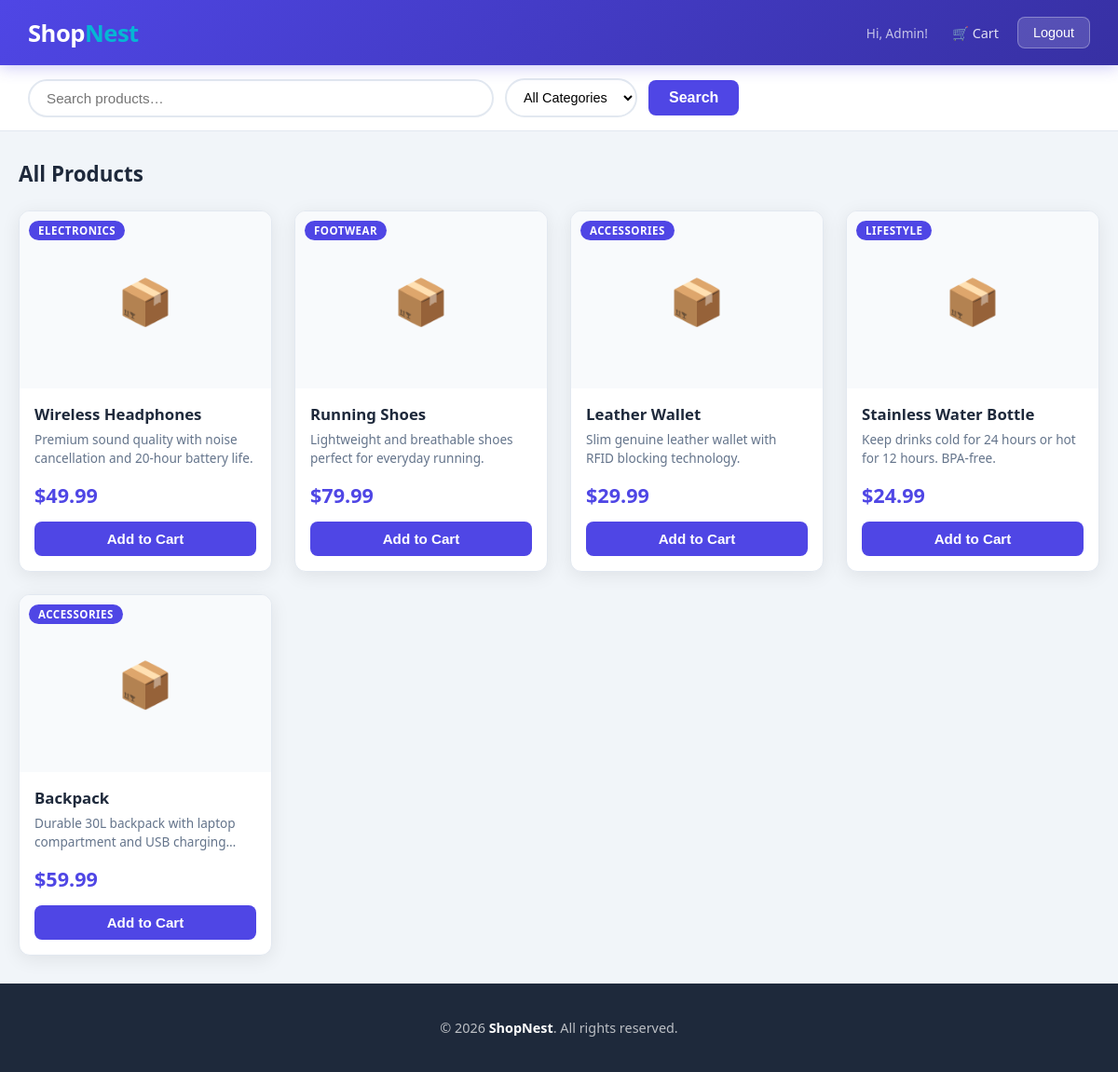
The page / (signed in) on the database its author committed.
### tables this page shows
CREATE TABLE IF NOT EXISTS users (
    id INT AUTO_INCREMENT PRIMARY KEY,
    username VARCHAR(100) NOT NULL,
    email VARCHAR(150) NOT NULL UNIQUE,
    password VARCHAR(255) NOT NULL,
    role ENUM('user', 'admin') DEFAULT 'user',
    created_at TIMESTAMP DEFAULT CURRENT_TIMESTAMP
);

CREATE TABLE IF NOT EXISTS products (
    id INT AUTO_INCREMENT PRIMARY KEY,
    name VARCHAR(200) NOT NULL,
    price DECIMAL(10,2) NOT NULL,
    description TEXT,
    category VARCHAR(100) DEFAULT 'General',
    image VARCHAR(255),
    created_at TIMESTAMP DEFAULT CURRENT_TIMESTAMP
);

### index.php (the view, shortened to what this page needs)
<?php
include 'includes/db.php';
$search = isset($_GET['search']) ? trim($_GET['search']) : '';
$category = isset($_GET['category']) ? trim($_GET['category']) : '';
$sql = "SELECT * FROM products WHERE 1=1";
$params = [];
$sql .= " ORDER BY created_at DESC";
$stmt = $conn->prepare($sql);
$stmt->execute($params);
$products = $stmt->fetchAll();
$cstmt = $conn->prepare("SELECT SUM(quantity) FROM cart WHERE user_id = ?");
$cstmt->execute([$_SESSION['user_id']]);
$cartCount = (int)$cstmt->fetchColumn();
$ustmt = $conn->prepare("SELECT username FROM users WHERE id = ?");
$ustmt->execute([$_SESSION['user_id']]);
$currentUser = $ustmt->fetchColumn();
?>
<!DOCTYPE html>
<html lang="en">
<head>
    <link rel="stylesheet" href="css/style.css">
</head>
<body>
<header>
    <div class="header-inner">
        <a href="index.php" class="logo">Shop<span>Nest</span></a>
        <nav>
            <span class="user-greeting">Hi, <?= htmlspecialchars($currentUser) ?>!</span>
            <a href="pages/cart.php">
                🛒 Cart <?php if ($cartCount > 0): ?><span class="nav-badge"><?= $cartCount ?></span><?php endif; ?>
            </a>
            <form method="POST" style="display:inline;">
                <button type="submit" name="logout" class="btn-logout">Logout</button>
            </form>
        </nav>
    </div>
</header>
<div class="search-bar-wrapper">
    <div class="search-bar-inner">
        <form method="GET" style="display:flex;gap:12px;align-items:center;flex:1;">
            <input type="text" name="search" class="search-input" placeholder="Search products…" value="<?= htmlspecialchars($search) ?>">
            <select name="category" class="filter-select">
                <option value="">All Categories</option>
            </select>
            <button type="submit" class="btn-primary" style="width:auto;padding:10px 22px;margin:0;">Search</button>
        </form>
    </div>
</div>
<div class="main-wrapper">
    <div class="section-header">
        <h2 class="section-title">
            <?php if ($search || $category): ?>
                <?= count($products) ?> result<?= count($products) !== 1 ? 's' : '' ?> found
            <?php else: ?>
                All Products
            <?php endif; ?>
        </h2>
    </div>
    <?php if (empty($products)): ?>
        <div class="empty-state">
            <h3>No products found</h3>
            <p>Try adjusting your search or <a href="index.php">browse everything</a>.</p>
        </div>
    <?php else: ?>
        <div class="product-grid">
            <?php foreach ($products as $p): ?>
                <div class="product-card">
                    <div class="product-img-wrap">
                        <?php if (!empty($p['image']) && file_exists("images/" . $p['image'])): ?>
                            <img src="images/<?= htmlspecialchars($p['image']) ?>" alt="<?= htmlspecialchars($p['name']) ?>">
                        <?php else: ?>
                            <div style="height:100%;display:flex;align-items:center;justify-content:center;font-size:3em;">📦</div>
                        <?php endif; ?>
                        <span class="product-category"><?= htmlspecialchars($p['category']) ?></span>
                    </div>
                    <div class="product-body">
                        <div class="product-name"><?= htmlspecialchars($p['name']) ?></div>
                        <div class="product-desc"><?= htmlspecialchars($p['description']) ?></div>
                        <div class="product-price">$<?= number_format($p['price'], 2) ?></div>
                        <form method="POST" action="pages/cart.php">
                            <button type="submit" name="add_to_cart" class="btn-add-cart">Add to Cart</button>
                        </form>
                    </div>
                </div>
            <?php endforeach; ?>
        </div>
    <?php endif; ?>
</div>
<footer>
    <p>&copy; <?= date('Y') ?> <strong>ShopNest</strong>. All rights reserved.</p>
</footer>
</body>
</html>

### style.css (style rules this page uses)
*, *::before, *::after { box-sizing: border-box; }
:root { --primary: #4f46e5; --primary-dark: #3730a3; --primary-light: #818cf8; --accent: #06b6d4; --danger: #ef4444; --success: #22c55e; --warning: #f59e0b; --text: #1e293b; --text-muted: #64748b; --bg: #f1f5f9; --card: #ffffff; --border: #e2e8f0; --shadow: 0 4px 20px rgba(0,0,0,0.08); --radius: 12px; }
body { font-family: 'Segoe UI', system-ui, -apple-system, sans-serif; margin: 0; padding: 0; background-color: var(--bg); color: var(--text); min-height: 100vh; display: flex; flex-direction: column; }
header { background: linear-gradient(135deg, var(--primary) 0%, var(--primary-dark) 100%); color: white; padding: 0 30px; position: sticky; top: 0; z-index: 100; box-shadow: 0 2px 16px rgba(79,70,229,0.3); }
.header-inner { display: flex; align-items: center; justify-content: space-between; height: 70px; max-width: 1300px; margin: 0 auto; }
.logo { font-size: 1.6em; font-weight: 800; color: white; text-decoration: none; letter-spacing: -0.5px; }
.logo span { color: var(--accent); }
nav { display: flex; align-items: center; gap: 6px; }
nav a { color: rgba(255,255,255,0.85); text-decoration: none; padding: 8px 14px; border-radius: 8px; font-size: 0.9em; font-weight: 500; transition: all 0.2s; }
.btn-logout { background: rgba(255,255,255,0.15); color: white; border: 1px solid rgba(255,255,255,0.3); padding: 8px 16px; border-radius: 8px; cursor: pointer; font-size: 0.9em; font-weight: 500; transition: all 0.2s; }
.user-greeting { color: rgba(255,255,255,0.7); font-size: 0.85em; margin-right: 6px; }
.search-bar-wrapper { background: white; border-bottom: 1px solid var(--border); padding: 14px 30px; }
.search-bar-inner { max-width: 1300px; margin: 0 auto; display: flex; gap: 12px; align-items: center; }
.search-input { flex: 1; padding: 10px 18px; border: 2px solid var(--border); border-radius: 30px; font-size: 0.95em; outline: none; transition: border-color 0.2s; max-width: 500px; }
.filter-select { padding: 10px 14px; border: 2px solid var(--border); border-radius: 30px; font-size: 0.9em; outline: none; cursor: pointer; background: white; transition: border-color 0.2s; }
.main-wrapper { flex: 1; max-width: 1300px; width: 100%; margin: 30px auto; padding: 0 20px; }
.section-header { display: flex; align-items: center; justify-content: space-between; margin-bottom: 24px; }
.section-title { font-size: 1.4em; font-weight: 700; color: var(--text); margin: 0; }
.product-grid { display: grid; grid-template-columns: repeat(auto-fill, minmax(240px, 1fr)); gap: 24px; }
.product-card { background: var(--card); border-radius: var(--radius); overflow: hidden; box-shadow: var(--shadow); transition: transform 0.25s, box-shadow 0.25s; border: 1px solid var(--border); }
.product-img-wrap { position: relative; height: 190px; background: #f8fafc; overflow: hidden; }
.product-category { position: absolute; top: 10px; left: 10px; background: var(--primary); color: white; font-size: 0.72em; font-weight: 600; padding: 3px 10px; border-radius: 20px; text-transform: uppercase; letter-spacing: 0.5px; }
.product-body { padding: 16px; }
.product-name { font-size: 1.05em; font-weight: 700; margin: 0 0 6px; color: var(--text); }
.product-desc { font-size: 0.85em; color: var(--text-muted); margin: 0 0 14px; line-height: 1.5; display: -webkit-box; -webkit-line-clamp: 2; -webkit-box-orient: vertical; overflow: hidden; }
.product-price { font-size: 1.35em; font-weight: 800; color: var(--primary); margin-bottom: 14px; }
.btn-add-cart { width: 100%; padding: 10px; background: var(--primary); color: white; border: none; border-radius: 8px; font-size: 0.95em; font-weight: 600; cursor: pointer; transition: background 0.2s, transform 0.15s; }
.btn-primary { width: 100%; padding: 13px; background: var(--primary); color: white; border: none; border-radius: 8px; font-size: 1em; font-weight: 700; cursor: pointer; transition: background 0.2s; margin-top: 6px; }
footer { background: var(--text); color: rgba(255,255,255,0.7); text-align: center; padding: 24px; margin-top: auto; font-size: 0.9em; }
footer strong { color: white; }

### rows shown on the page
users: username "Admin"
products: category "ELECTRONICS", name "Wireless Headphones", description "Premium sound quality with noise cancellation and 20-hour battery life.", price "49.99"
products: category "FOOTWEAR", name "Running Shoes", description "Lightweight and breathable shoes perfect for everyday running.", price "79.99"
products: category "ACCESSORIES", name "Leather Wallet", description "Slim genuine leather wallet with RFID blocking technology.", price "29.99"
products: category "LIFESTYLE", name "Stainless Water Bottle", description "Keep drinks cold for 24 hours or hot for 12 hours. BPA-free.", price "24.99"
products: category "ACCESSORIES", name "Backpack", description "Durable 30L backpack with laptop compartment and USB…", price "59.99"
